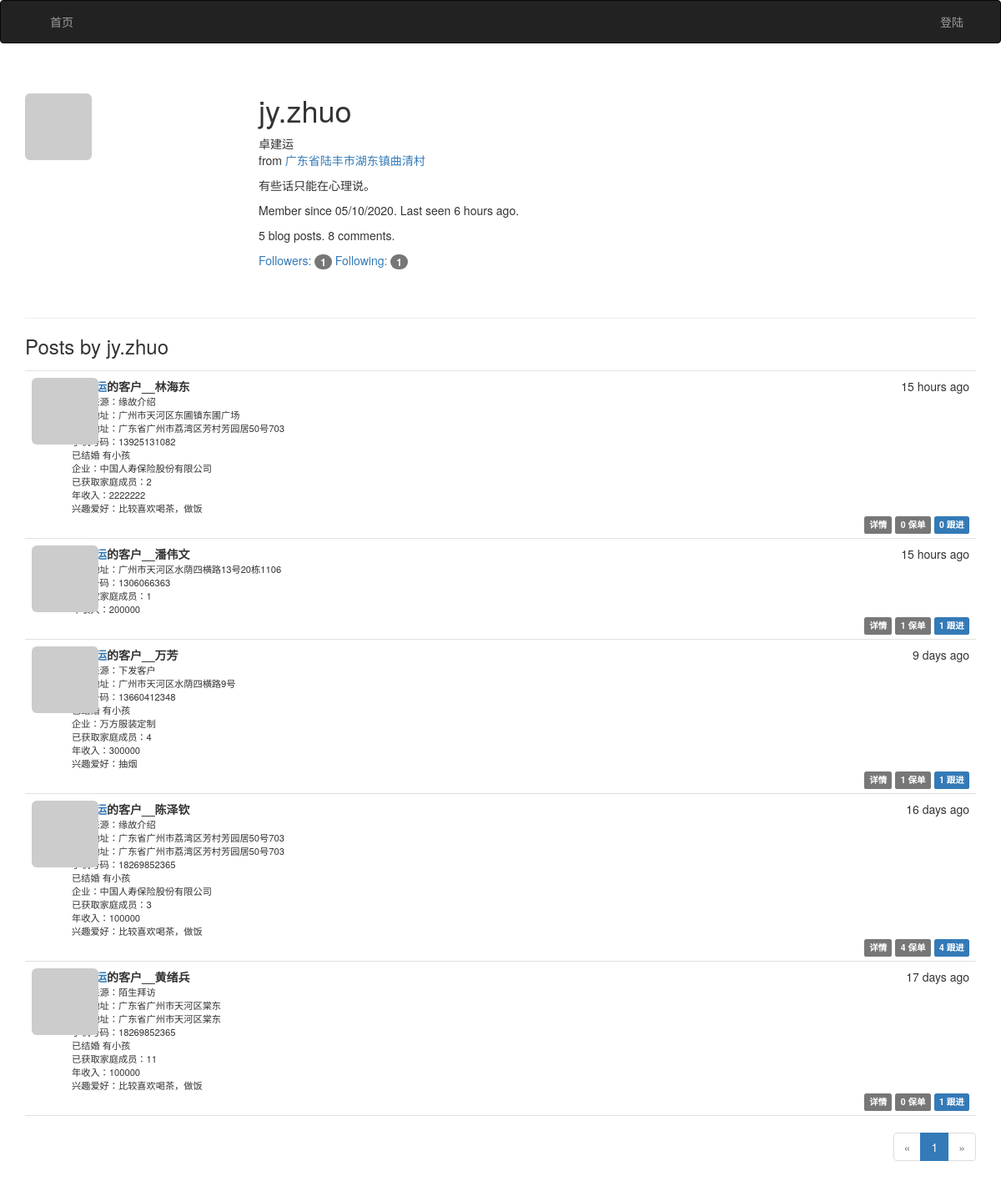
Screenshot of /user/jy.zhuo with the database file from the repository.
### app/models.py (models this page shows, shortened)
class User(UserMixin, db.Model):
    __tablename__ = 'users'
    id = db.Column(db.Integer, primary_key=True)
    email = db.Column(db.String(64), unique=True, index=True)
    username = db.Column(db.String(64), unique=True, index=True)
    role_id = db.Column(db.Integer, db.ForeignKey('roles.id'))
    password_hash = db.Column(db.String(128))
    confirmed = db.Column(db.Boolean, default=False)
    name = db.Column(db.String(64))
    location = db.Column(db.String(64))
    about_me = db.Column(db.Text())
    member_since = db.Column(db.DateTime(), default=datetime.utcnow)
    last_seen = db.Column(db.DateTime(), default=datetime.utcnow)
    avatar_hash = db.Column(db.String(32))
    posts = db.relationship('Post', backref='author', lazy='dynamic')
    followed = db.relationship('Follow',
                               foreign_keys=[Follow.follower_id],
                               backref=db.backref('follower', lazy='joined'),
                               lazy='dynamic',
                               cascade='all, delete-orphan')
    followers = db.relationship('Follow',
                                foreign_keys=[Follow.followed_id],
                                backref=db.backref('followed', lazy='joined'),
                                lazy='dynamic',
                                cascade='all, delete-orphan')
    comments = db.relationship('Comment', backref='author', lazy='dynamic')
    insurances = db.relationship('Insurance', backref='author', lazy='dynamic')
    @property
    def password(self):
        raise AttributeError('password is not a readable attribute')
    def gravatar(self, size=100, default='identicon', rating='g'):
        url = 'https://secure.gravatar.com/avatar'
        hash = self.avatar_hash or self.gravatar_hash()
        return '{url}/{hash}?s={size}&d={default}&r={rating}'.format(
            url=url, hash=hash, size=size, default=default, rating=rating)

class Post(db.Model):
    __tablename__ = 'posts'
    id = db.Column(db.Integer, primary_key=True)
    body = db.Column(db.Text)
    body_html = db.Column(db.Text)
    name = db.Column(db.String(64))
    phnumber = db.Column(db.Integer,unique=True)
    homeaddress = db.Column(db.String(64))
    career = db.Column(db.String(64))
    company = db.Column(db.String(64))
    jobaddress = db.Column(db.String(64))
    families = db.Column(db.Integer)
    insurance = db.Column(db.Integer)
    source = db.Column(db.String(64))
    married = db.Column(db.Boolean, default=False)
    bobies = db.Column(db.Boolean, default=False)
    liking = db.Column(db.String(64))
    connects = db.Column(db.Integer)
    income = db.Column(db.Integer)
    timestamp = db.Column(db.DateTime, index=True, default=datetime.utcnow)
    author_id = db.Column(db.Integer, db.ForeignKey('users.id'))
    comments = db.relationship('Comment', backref='post', lazy='dynamic')
    insurancese = db.relationship('Insurance', backref='post', lazy='dynamic')

### app/main/views.py (the view)
@main.route('/user/<username>')
def user(username):
    user = User.query.filter_by(username=username).first_or_404()
    page = request.args.get('page', 1, type=int)
    pagination = user.posts.order_by(Post.timestamp.desc()).paginate(
        page, per_page=current_app.config['FLASKY_POSTS_PER_PAGE'],
        error_out=False)
    posts = pagination.items
    return render_template('user.html', user=user, posts=posts,
                           pagination=pagination)

### app/auth/views.py (called while the page is built)
@auth.before_app_request
def before_request():
    if current_user.is_authenticated:
        current_user.ping()
        if not current_user.confirmed \
                and request.endpoint \
                and request.blueprint != 'auth' \
                and request.endpoint != 'static':
            return redirect(url_for('auth.unconfirmed'))

### app/main/__init__.py (called while the page is built)
@main.app_context_processor
def inject_permissions():
    return dict(Permission=Permission)

### app/main/views.py (called while the page is built)
@main.after_app_request
def after_request(response):
    for query in get_debug_queries():
        if query.duration >= current_app.config['FLASKY_SLOW_DB_QUERY_TIME']:
            current_app.logger.warning(
                'Slow query: %s\nParameters: %s\nDuration: %fs\nContext: %s\n'
                % (query.statement, query.parameters, query.duration,
                   query.context))
    return response

### app/models.py (called while the page is built)
    def can(self, permissions):
        return False

    def is_administrator(self):
        return False

### app/templates/user.html (shortened to what this page needs)
{% extends "base.html" %}
{% import "_macros.html" as macros %}
{% block page_content %}
<div class="page-header">
    <img class="img-rounded profile-thumbnail" src="{{ user.gravatar(size=256) }}">
    <div class="profile-header">
        <h1>{{ user.username }}</h1>
        {% if user.name or user.location %}
        <p>
            {% if user.name %}{{ user.name }}<br>{% endif %}
            {% if user.location %}
                from <a href="http://maps.google.com/?q={{ user.location }}">{{ user.location }}</a><br>
            {% endif %}
        </p>
        {% endif %}
        {% if user.about_me %}<p>{{ user.about_me }}</p>{% endif %}
        <p>Member since {{ moment(user.member_since).format('L') }}. Last seen {{ moment(user.last_seen).fromNow() }}.</p>
        <p>{{ user.posts.count() }} blog posts. {{ user.comments.count() }} comments.</p>
        <p>
            <a href="{{ url_for('.followers', username=user.username) }}">Followers: <span class="badge">{{ user.followers.count() - 1 }}</span></a>
            <a href="{{ url_for('.followed_by', username=user.username) }}">Following: <span class="badge">{{ user.followed.count() - 1 }}</span></a>
        </p>
    </div>
</div>
<h3>Posts by {{ user.username }}</h3>
{% include '_posts.html' %}
{% if pagination %}
<div class="pagination">
    {{ macros.pagination_widget(pagination, '.user', username=user.username) }}
</div>
{% endif %}
{% endblock %}

### app/templates/_posts.html (shortened to what this page needs)
<ul class="posts">
    {% for post in posts %}
    <li class="post">
        <div class="post-thumbnail">
            <a href="{{ url_for('.user', username=post.author.username) }}">
                <img class="img-rounded profile-thumbnail" src="{{ post.author.gravatar(size=40) }}">
            </a>
        </div>
        <div class="post-content">
            <div class="post-date">{{ moment(post.timestamp).fromNow() }}</div>
            <div class="post-author"><a href="{{ url_for('.user', username=post.author.username) }}">{{ post.author.name }}</a>的客户__{{ post.name | safe }}</div>
            <div class="post-body">
                <div class="labell">
                {% if post.source %}
                    客户来源：{{ post.source }}
                {% endif %}
                </div>
                {% if post.jobaddress %}
                <div class="labell">
                    办公地址：{{post.jobaddress}}
                </div >
                <div class="labell">
                {% if post.homeaddress %}
                    家庭地址：{{ post.homeaddress }}
                {% endif %}
                </div>
                {% if post.phnumber %}
                <div class="labell">
                    手机号码：{{post.phnumber}}
                </div>
                {% endif %}
                <div class="labell">
                   {%if post.married %} 已结婚 {% endif %}{%if post.bobies %} 有小孩 {% endif %}
                </div >
                {% if post.company %}
                <div class="labell">
                    企业：{{post.company}}
                </div >
                {% endif %}
                {% endif %}
                {% if post.families %}
                <div class="labell">
                    已获取家庭成员：{{post.families}}
                </div >
                {% endif %}
                {% if post.income %}
                <div class="labell">
                    年收入：{{post.income}}
                </div >
                {% endif %}
                {% if post.liking %}
                <div class="labell">
                    兴趣爱好：{{post.liking}}
                </div >
                {% endif %}
            </div>
            <div class="post-footer">
                <a href="{{ url_for('.post', id=post.id) }}">
                    <span class="label label-default">详情</span>
                </a>
                <a href="{{ url_for('.insurance', id=post.id) }}">
                    <span class="label label-default">{{ post.insurancese.count() }} 保单</span>
                </a>
                <a href="{{ url_for('.post', id=post.id) }}#comments">
                    <span class="label label-primary">{{ post.comments.count() }} 跟进</span>
                </a>
            </div>
        </div>
    </li>
    {% endfor %}
</ul>

### app/static/styles.css (style rules this page uses)
.profile-thumbnail { position: absolute; }
.profile-header { min-height: 260px; margin-left: 280px; }
ul.posts { list-style-type: none; padding: 0px; margin: 16px 0px 0px 0px; border-top: 1px solid #e0e0e0; }
ul.posts li.post { padding: 8px; border-bottom: 1px solid #e0e0e0; }
div.post-date { float: right; }
div.post-author { font-weight: bold; }
div.post-thumbnail { position: absolute; }
div.post-content { margin-left: 48px; min-height: 48px; }
div.post-footer { text-align: right; }
div.pagination { width: 100%; text-align: right; padding: 0px; margin: 0px; }
.labell { font-size: 80%; }

### rows the page displays
User: username "jy.zhuo", name "卓建运", location "广东省陆丰市湖东镇曲清村", about_me "有些话只能在心理说。", member_since "05/10/2020", last_seen "6 hours ago"
Post: timestamp "15 hours ago", name "林海东", source "缘故介绍", jobaddress "广州市天河区东圃镇东圃广场", homeaddress "广东省广州市荔湾区芳村芳园居50号703", phnumber "13925131082", married "已结婚", bobies "有小孩", company "中国人寿保险股份有限公司", families "2", income "2222222", liking "比较喜欢喝茶，做饭", insurancese.count "0", comments.count "0"
Post: timestamp "15 hours ago", name "潘伟文", jobaddress "广州市天河区水荫四横路13号20栋1106", phnumber "1306066363", families "1", income "200000", insurancese.count "1", comments.count "1"
Post: timestamp "9 days ago", name "万芳", source "下发客户", jobaddress "广州市天河区水荫四横路9号", phnumber "13660412348", bobies "有小孩", company "万方服装定制", families "4", income "300000", liking "抽烟", insurancese.count "1", comments.count "1"
Post: timestamp "16 days ago", name "陈泽钦", source "缘故介绍", jobaddress "广东省广州市荔湾区芳村芳园居50号703", homeaddress "广东省广州市荔湾区芳村芳园居50号703", phnumber "18269852365", married "已结婚", bobies "有小孩", company "中国人寿保险股份有限公司", families "3", income "100000", liking "比较喜欢喝茶，做饭", insurancese.count "4", comments.count "4"
Post: timestamp "17 days ago", name "黄绪兵", source "陌生拜访", jobaddress "广东省广州市天河区棠东", homeaddress "广东省广州市天河区棠东", phnumber "18269852365", married "已结婚", bobies "有小孩", families "11", income "100000", liking "比较喜欢喝茶，做饭", insurancese.count "0", comments.count "1"

### other values shown
{{ user.posts.count() }} "5"
{{ user.comments.count() }} "8"
{{ user.followers.count() - 1 }} "1"
{{ user.followed.count() - 1 }} "1"
{{ p }} "1"
